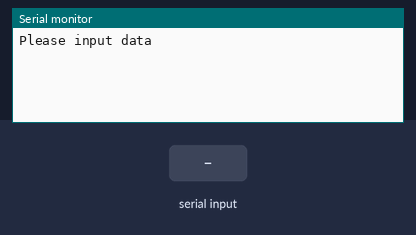
Simulated run of this sketch. Board: Arduino Uno, built with avr-gcc and run on an emulated ATmega328P. Parts: the last lines printed to the serial monitor. The test bench sets the inputs (shaded band).

Above: at 1.2 s.
1.3 s: byte 30 received over Serial
At 2.4 s:
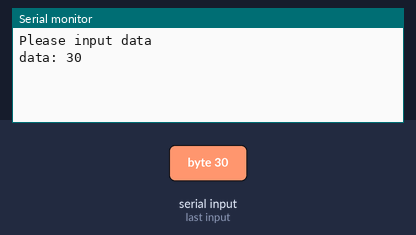
2.8 s: byte 90 received over Serial
At 3.5 s:
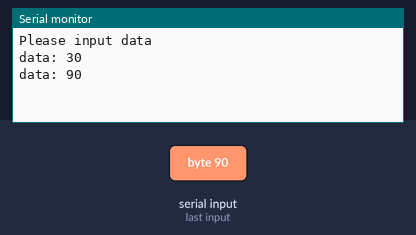
4.3 s: byte 120 received over Serial
At 4.6 s:
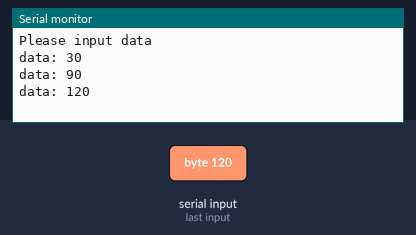

Measured:
- after the input at 1.3 s, the serial monitor: prints a new line at once (image 1)
- after the input at 2.8 s, the serial monitor: prints a new line at once (image 2)
- after the input at 4.3 s, the serial monitor: prints a new line at once (image 3)

The sketch:

ex09_01_a.ino
```cpp
// 시리얼 통신으로 데이터 송·수신1

void setup() {
  Serial.begin(9600);
  Serial.println("Please input data");
}

void loop() {
  if (Serial.available()) {
    int c = Serial.read();
    Serial.print("data: ");
    Serial.println(c);
  }
}
```
